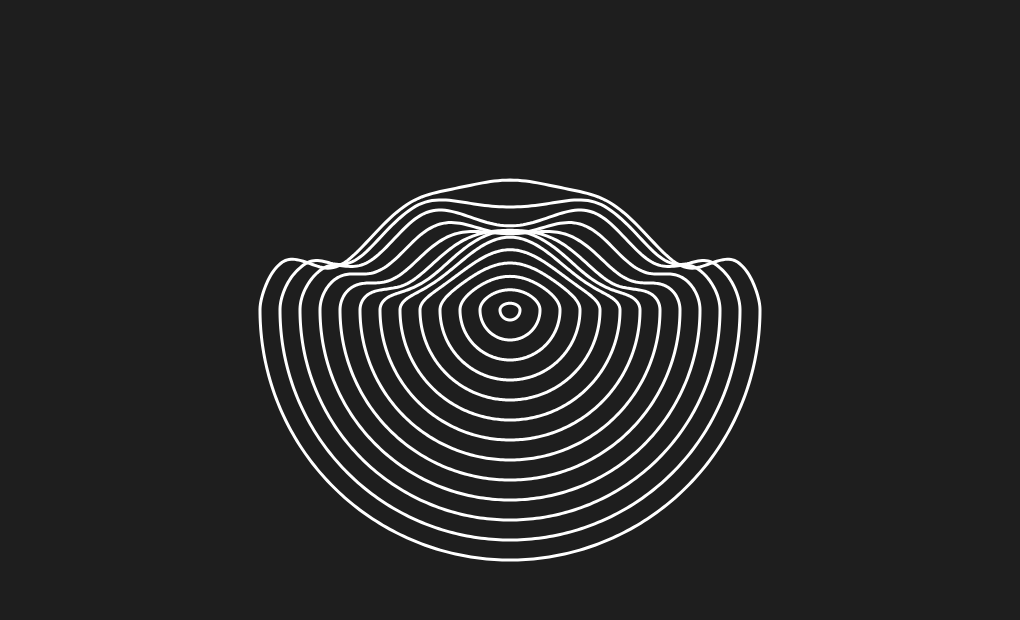
Frame 1 (no input)
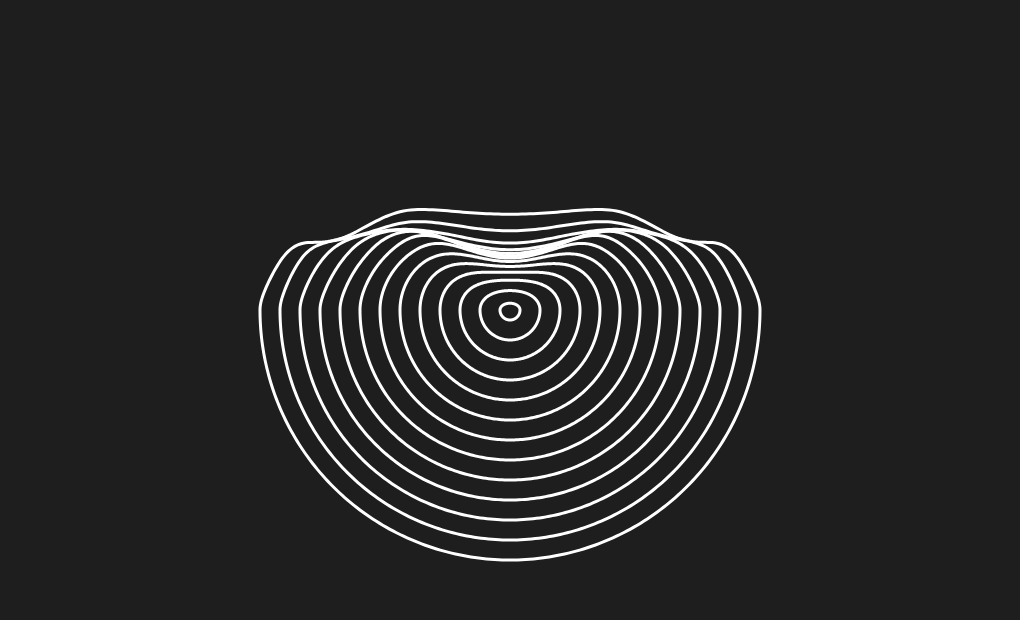
Frame 60 (no input)
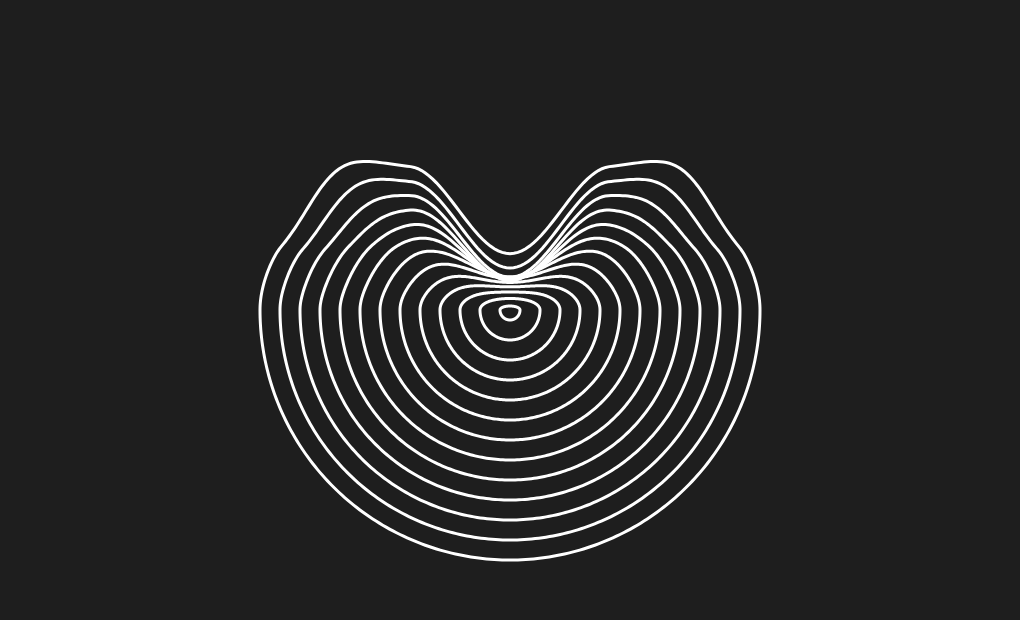
Frame 120 (the mouse pressed at the canvas centre since frame 60)

The p5.js sketch that drew these frames (run headless with seeded random() and noise() and a simulated clock; from frame 60 on, the mouse is pressed at the canvas centre):

// p5.js sketch
// ── sketch.js
var npoints = 400;
var radius = 250;
var angle;
function setup() {
  createCanvas(1020,620);
  noiseDetail(2,0.9);
  //angleMode(RADIANS);
  stroke(255);
  strokeWeight(3);
  frameRate(30);
  noFill();
}

function draw() {
  background(30);
  angle = TWO_PI / npoints;
  translate(width/2,height/2);

  for(var j = radius; j > 0; j-= 20) {
    beginShape();
    for (let a = 0; a < PI; a += angle) {
      let sx = 0 + cos(a) * j;
      let sy = 0 + sin(a) * j;
      let n = noise(sx * 0.005, sy * 0.005, frameCount * 0.05);
      //vertex(sx, sy*n);
      vertex(sx, sy);
    }
    for (let a = 0; a < PI; a += angle) {
      let sx = 0 - cos(a) * j;
      let sy = 0 - sin(a) * j;
      let n = noise(sx * 0.005, sy * 0.005, frameCount * 0.05);
      vertex(sx, sy*n);
    }
    endShape(CLOSE);
  }
}

// var npoints = 400;
// var radius = 250;
// var angle;
// function setup() {
//   createCanvas(620,620);
//   noiseDetail(2,0.9);
//   //angleMode(RADIANS);
//   stroke(255);
//   strokeWeight(3);
//   frameRate(30);
//   noFill();
// }

// function draw() {
//   background(30);
//   angle = TWO_PI / npoints;
//   translate(width/2,height/2);
//
//   for(var j = radius; j > 0; j-= 20) {
//     beginShape();
//     for (let a = 0; a < PI; a += angle) {
//       let sx = 0 + cos(a) * j;
//       let sy = 0 + sin(a) * j;
//       let n = noise(sx * 0.005, sy * 0.005, frameCount * 0.05);
//       //vertex(sx, sy*n);
//       vertex(sx, sy);
//     }
//     for (let a = 0; a < PI; a += angle) {
//       let sx = 0 - cos(a) * j;
//       let sy = 0 - sin(a) * j;
//       let n = noise(sx * 0.005, sy * 0.005, frameCount * 0.05);
//       vertex(sx, sy*n);
//     }
//     endShape(CLOSE);
//   }
// }
